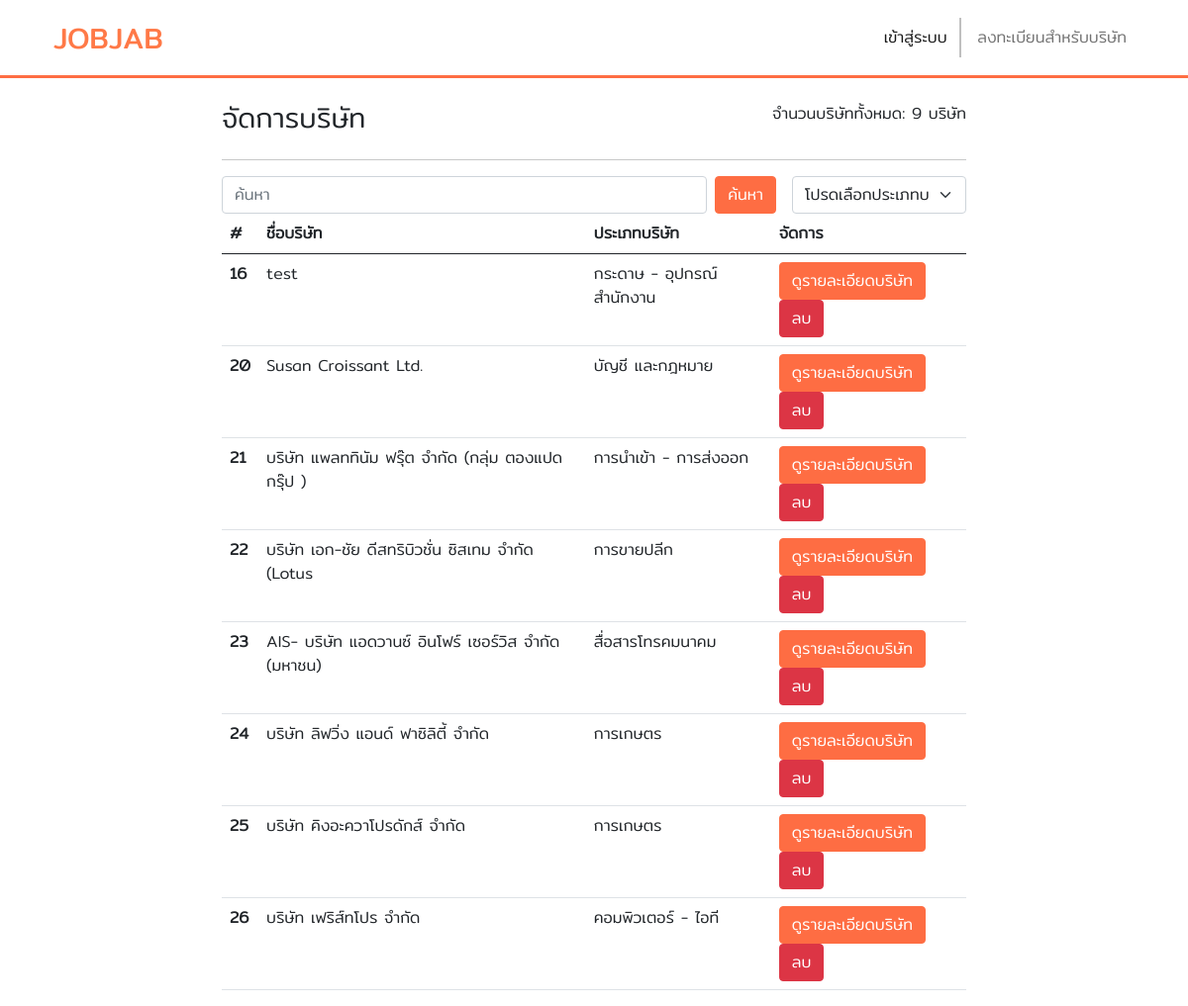
/admin/manage.php, run on the app's committed database.
### tables this page shows
CREATE TABLE `users` (
  `id` int(11) NOT NULL,
  `username` varchar(255) NOT NULL,
  `email` varchar(255) NOT NULL,
  `password` varchar(255) NOT NULL,
  `cpassword` varchar(255) NOT NULL,
  `role` enum('user','admin') DEFAULT 'user',
  `address` varchar(255) NOT NULL,
  `number` text NOT NULL,
  `img` varchar(255) NOT NULL,
  `type_id` int(11) NOT NULL,
  `provinces_id` int(11) NOT NULL,
  `amphures_id` int(11) NOT NULL,
  `tambon_id` int(11) NOT NULL,
  `zip_code` int(11) NOT NULL,
  `post_id` int(11) DEFAULT NULL
);

CREATE TABLE `type` (
  `type_id` int(11) NOT NULL,
  `type_name` varchar(255) NOT NULL
);

### admin/manage.php (the view, shortened to what this page needs)
<?php
include '../control/index.php';
include '../view/navbar.php';
require_once '../config/db.php';
?>
<?php
$condition = [];
$search_name = "";
$search_type = "";
function toWhereCause($condition) {
    $where = "";
    return $where;
}
function addIfSelected($a, $b) {
    return $a == $b ? "selected" : "";
}
$where_condition = toWhereCause($condition);
?>
<div class="container col-md-8 mx-auto">
    <div class="row">
        <div class="col">
            <h3 class="mt-4 ml-auto">จัดการบริษัท</h3>
        </div>
        <div class="col-auto mt-4">
            <?php
            $count_query = "SELECT COUNT(*) as total_companies FROM users";
            $count_result = $conn->query($count_query);
            if ($count_result !== false && $count_result->num_rows > 0) {
                $row = $count_result->fetch_assoc();
                $total_companies = $row['total_companies'];
            } else {
                $total_companies = 0;
            }
            echo "<p>จำนวนบริษัททั้งหมด: $total_companies บริษัท</p>";
            ?>
        </div>
    </div>
    <hr>
    <form id="search_form" class="row g-3" method="GET">
        <div class="col d-flex justify-content-end">
            <input type="text" name="name" class="form-control" value="<?php echo $search_name; ?>" placeholder="ค้นหา">
            <button type="submit" class="btn btn-primary ms-2 custom-btn">ค้นหา</button>
        </div>
        <div class="col-md-3">
            <select id="select_type_data" class="form-select" name="type_id" aria-label="Type selection" name="type_id">
                <option value="" <?php echo addIfSelected($search_type, ""); ?>>โปรดเลือกประเภทบริษัท</option>
            </select>
        </div>
    </form>
    <table class="table">
        <thead>
            <tr>
                <th scope="col">#</th>
                <th scope="col">ชื่อบริษัท</th>
                <th scope="col">ประเภทบริษัท</th>
                <th scope="col">จัดการ</th>
            </tr>
        </thead>
        <tbody>
            <?php
            $companies_query = "SELECT users.id, users.username, type.type_name FROM users
                               JOIN type ON users.type_id = type.type_id $where_condition";
            $companies_result = $conn->query($companies_query);
            if ($companies_result !== false && $companies_result->num_rows > 0) {
                while ($company = $companies_result->fetch_assoc()) {
            ?>
                    <tr>
                        <th scope="row"><?php echo $company['id']; ?></th>
                        <td><?php echo $company['username']; ?></td>
                        <td><?php echo $company['type_name']; ?></td>
                        <td>
                            <a class="btn btn-primary custom-btn" href="profile_c.php?id=<?php echo $company['id']; ?>">ดูรายละเอียดบริษัท</a>
                            <button type="button" class="btn btn-danger">ลบ</button>
                        </td>
                    </tr>
            <?php
                }
            } else {
                echo "<tr><td colspan='4'>ไม่พบข้อมูลบริษัท</td></tr>";
            }
            ?>
        </tbody>
    </table>
</div>

### control/index.php (style rules this page uses)
body { font-family: 'Mitr', sans-serif; }
.custom-btn { background-color: #FE6D43; border-color: #FE6D43; }

### data on the page
users: id "16", username "test", type.type_name "กระดาษ - อุปกรณ์สำนักงาน"
users: id "20", username "Susan Croissant Ltd.", type.type_name "บัญชี และกฎหมาย"
users: id "21", username "บริษัท แพลททินัม ฟรุ๊ต จำกัด (กลุ่ม ตองแปด กรุ๊ป )", type.type_name "การนำเข้า - การส่งออก"
users: id "22", username "บริษัท เอก-ชัย ดีสทริบิวชั่น ซิสเทม จำกัด (Lotus", type.type_name "การขายปลีก"
users: id "23", username "AIS- บริษัท แอดวานซ์ อินโฟร์ เซอร์วิส จำกัด (มหาชน)", type.type_name "สื่อสารโทรคมนาคม"
users: id "24", username "บริษัท ลิฟวิ่ง แอนด์ ฟาซิลิตี้ จำกัด", type.type_name "การเกษตร"
users: id "25", username "บริษัท คิงอะควาโปรดักส์ จำกัด", type.type_name "การเกษตร"
users: id "26", username "บริษัท เฟริส์ทโปร จำกัด", type.type_name "คอมพิวเตอร์ - ไอที"

### other printed values
$total_companies "9"
